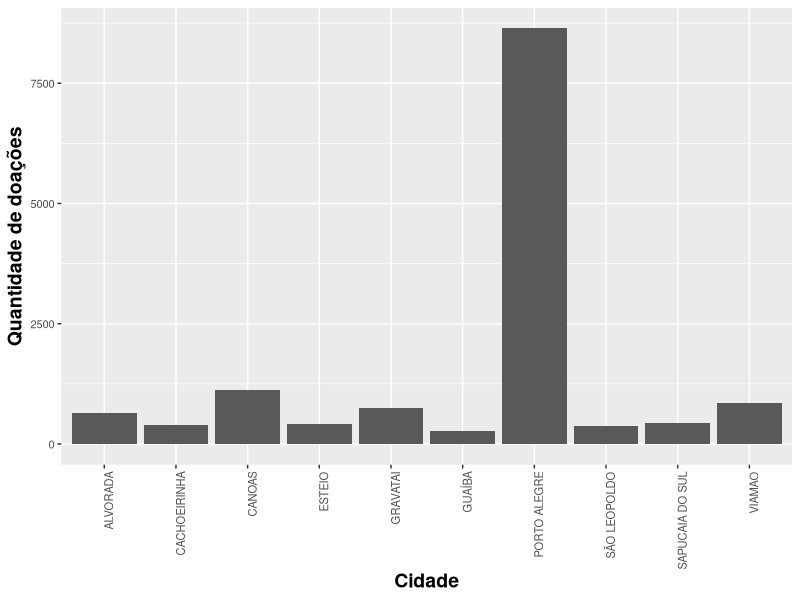
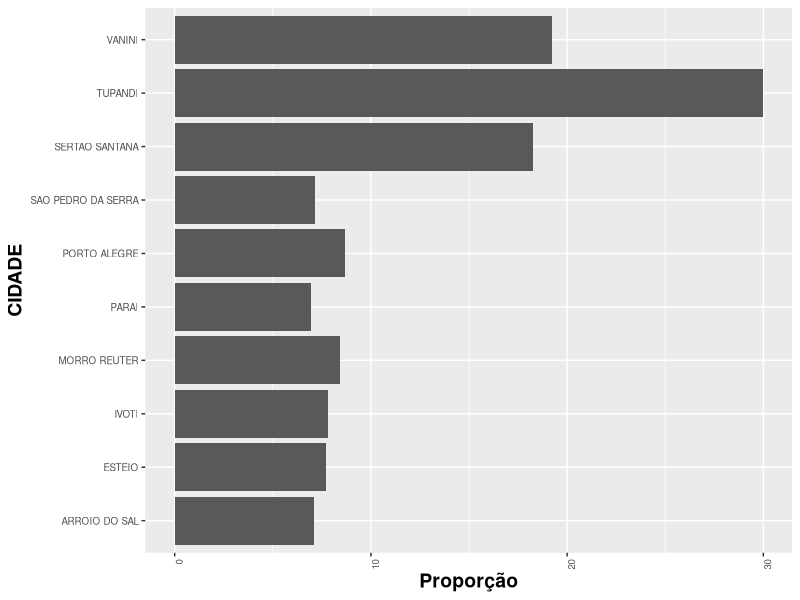
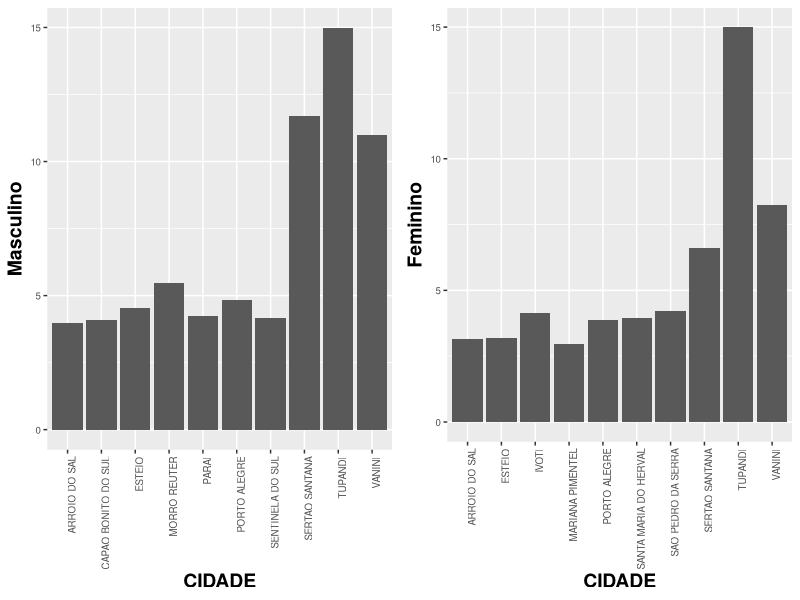
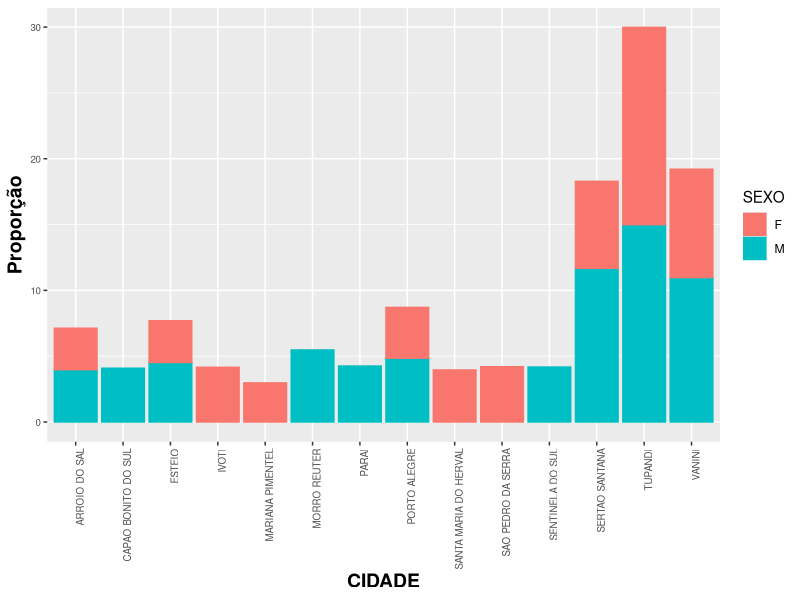
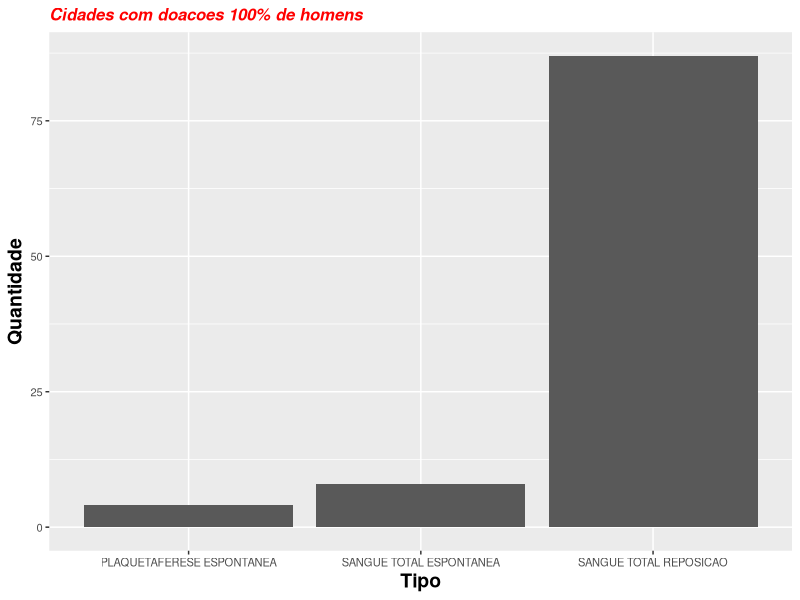
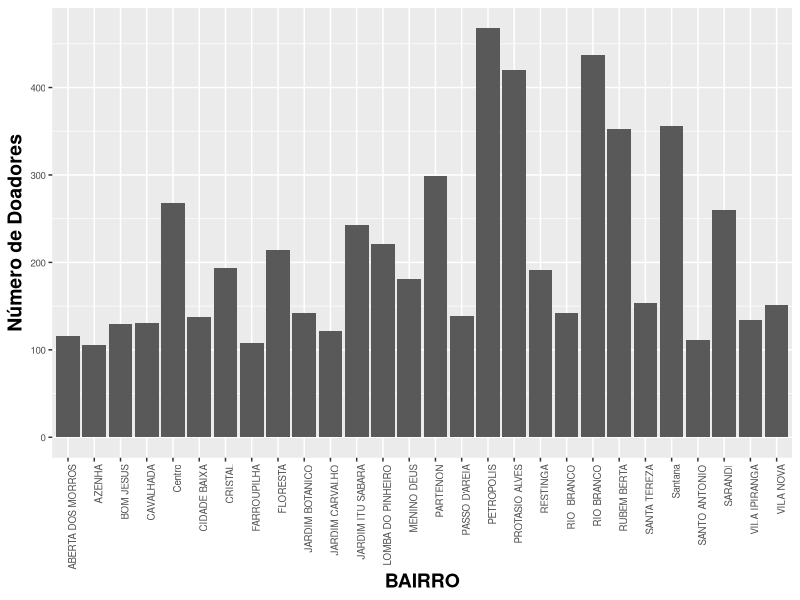
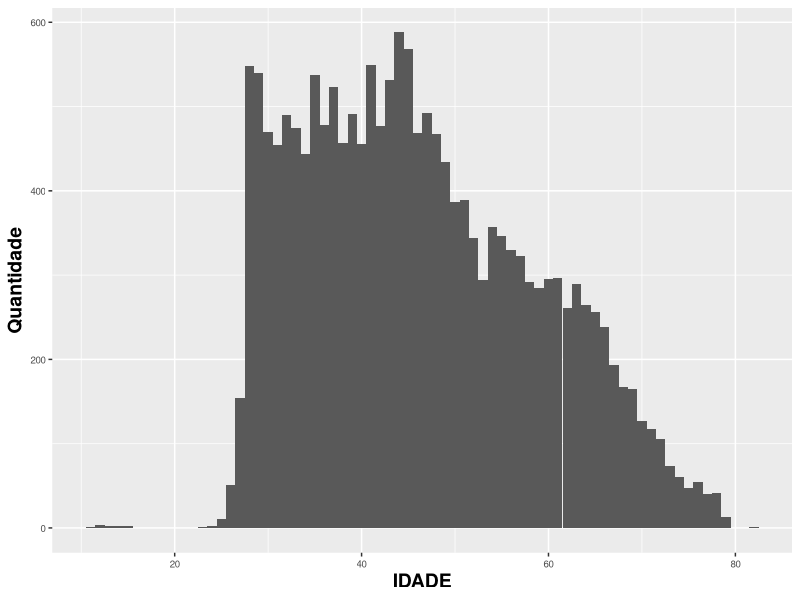
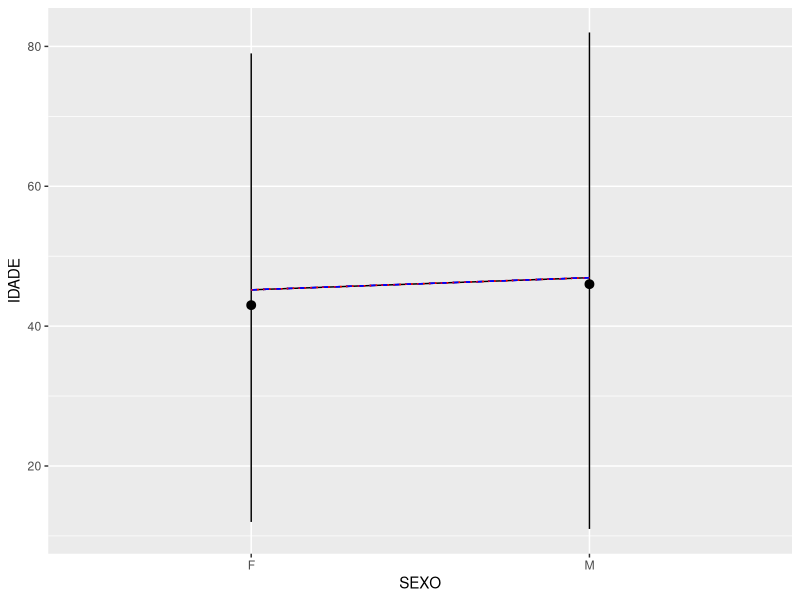

The R script that drew these images, in order:
## ---- chunk 1
library(tidyverse)
library(gridExtra)
library(readr)
library(stringr)
library(reshape2)
library(stringi)

#Setando Encoding
Sys.setlocale("LC_ALL", "pt_BR.UTF-8")
## ---- chunk 2
doacoes <- read.csv2(file = 'doacao-Table 1.csv')
transfusoes <- read.csv2(file = 'transfusao-Table 1.csv')
## ---- chunk 3
head(doacoes)
## ---- chunk 4
head(transfusoes)
## ---- chunk 5
doacoes <- subset(doacoes, select = -c(ID) )
transfusoes <- subset(transfusoes, select = -c(ID) )
## ---- chunk 6
head(doacoes)
## ---- chunk 7
head(transfusoes)
## ---- chunk 8
summary(doacoes)
## ---- chunk 9
cidades <- table(doacoes$CIDADE)
head(cidades)
## ---- chunk 10
length(cidades)
## ---- chunk 11
cidades <- as.data.frame(cidades)
colnames(cidades) <- c("Cidade", "Doacoes")
head(cidades)
## ---- chunk 12
order.donnations <- with(cidades, order(-Doacoes))
first_ten <- head(cidades[order.donnations,],  10)
first_ten
## ---- chunk 13
first_ten %>% 
  ggplot(mapping = aes(x = Cidade, y = Doacoes))+
  geom_col() +
  ylab("Quantidade de doações")+
  theme(axis.text=element_text(size=8),
        axis.text.x = element_text(angle = 90, hjust = 1),
        axis.title=element_text(size=14,face="bold"))

## ---- chunk 14
pop_cidades <- read.csv2(file = '20170831populacao-municipio-sexo-fx-2016.csv', sep = ";")
head(pop_cidades)
## ---- chunk 15
pop_cidades$MUNICIPIO <- str_to_upper(pop_cidades$MUNICIPIO)
doacoes$CIDADE <- str_to_upper(doacoes$CIDADE)

head(pop_cidades)
## ---- chunk 16
colnames(pop_cidades)[2]  <- "CIDADE"
head(pop_cidades)
## ---- chunk 17
aux <- doacoes %>%
  filter(str_detect(CIDADE,"SÃO"))

print(aux$CIDADE[1:2])

aux <- doacoes %>%
  filter(str_detect(CIDADE,"SAO"))

print(aux$CIDADE[1:2])

#Removendo acentua????o.
doacoes$CIDADE <- stri_trans_general(doacoes$CIDADE,"Latin-ASCII")

print("VALORES COM ACENTUAÇÃO")
doacoes %>%
  filter(str_detect(CIDADE,"SÃO")) %>%
  print()

print("VALORES SEM ACENTUAÇÃO")
doacoes %>%
  filter(str_detect(CIDADE,"SAO")) %>%
  head() %>%
  print()

pop_cidades$CIDADE <- stri_trans_general(pop_cidades$CIDADE,"Latin-ASCII")

pop_cidades %>%
  filter(str_detect(CIDADE,"GRAV")) %>%
  head() %>%
  print()

## ---- chunk 18
doacoes <- doacoes %>%
  left_join(pop_cidades, by = "CIDADE") 

head(doacoes)
## ---- chunk 19
doacoes$CIDADE <- factor(doacoes$CIDADE)

group_cidade <- group_by(doacoes, CIDADE, TOTAL, TOTAL_H, TOTAL_M)%>%
  summarise(DOACOES=n()) %>%
  arrange(-DOACOES)

group_cidade$PROPORCAO <- group_cidade$DOACOES/group_cidade$TOTAL

group_cidade <- group_cidade %>% 
  arrange(-PROPORCAO)

## ---- chunk 20
group_cidade %>% 
  head(n = 10) %>%
  ggplot(mapping = aes(x = CIDADE, y = PROPORCAO))+
  geom_bar(stat = "identity")+
  ylab("Proporção")+
  coord_flip()+
  theme(axis.text=element_text(size=7),
        axis.text.x = element_text(angle = 90, hjust = 1),
        axis.title=element_text(size=14,face="bold"))
## ---- chunk 21

# Começamos agrupando o nosso dataset por sexo.
group_cidade_sexo <- group_by(doacoes, CIDADE, TOTAL, TOTAL_H, TOTAL_M, SEXO)%>%
  summarise(DOACOES=n())

group_cidade_sexo$PROPORCAO <- group_cidade_sexo$DOACOES/group_cidade_sexo$TOTAL

#Ok, agora precisamos separar mulheres e homens já aproveitando para remover dados incompletos.
group_cidade_homens <- subset(group_cidade_sexo, SEXO == 'M')
group_cidade_homens <- group_cidade_homens[complete.cases(group_cidade_homens[,1:7]),]

group_cidade_mulheres <- subset(group_cidade_sexo, SEXO == 'F')
group_cidade_mulheres <- group_cidade_mulheres[complete.cases(group_cidade_mulheres[,1:7]),]

#Agora vamos filtrar somente as 10 cidades com maiores proporções de doação para cada sexo.
group_cidade_homens <- group_cidade_homens %>%
  arrange(-PROPORCAO) %>%
  head(n=10)

group_cidade_mulheres <- group_cidade_mulheres %>%
  arrange(-PROPORCAO) %>%
  head(n=10)

#Pronto, agora vamos agrupar novamente os dados para então plotarmos esses valores.
group_cidade_sexo <- union(group_cidade_homens, group_cidade_mulheres)

head(group_cidade_sexo)
## ---- chunk 22

plot_m <- group_cidade_sexo %>%
  subset(SEXO == 'M') %>%
  ggplot(mapping = aes(x = CIDADE, y = PROPORCAO))+
  geom_bar(stat = "identity")+
  ylab("Masculino")+
  theme(axis.text=element_text(size=7),
        axis.text.x = element_text(angle = 90, hjust = 1),
        axis.title=element_text(size=14,face="bold"))

plot_f <- group_cidade_sexo %>%
  subset(SEXO == 'F') %>%
  ggplot(mapping = aes(x = CIDADE, y = PROPORCAO))+
  geom_bar(stat = "identity")+
  ylab("Feminino")+
  theme(axis.text=element_text(size=7),
        axis.text.x = element_text(angle = 90, hjust = 1),
        axis.title=element_text(size=14,face="bold"))


grid.arrange(plot_m, plot_f, ncol = 2)
## ---- chunk 23
group_cidade_sexo %>%
  subset(CIDADE %in% group_cidade_sexo$CIDADE) %>%
  ggplot(mapping = aes(x = CIDADE, y = PROPORCAO, color= SEXO, fill=SEXO))+
  geom_bar(stat = "identity")+
  ylab("Proporção")+
  theme(axis.text=element_text(size=7),
        axis.text.x = element_text(angle = 90, hjust = 1),
        axis.title=element_text(size=14,face="bold"))  
## ---- chunk 24
nomes <- c("CAPAO BONITO DO SUL", "MORRO REUTER", "PARAI", "SENTINELA DO SUL")

doacoes %>%
  filter(CIDADE %in% nomes) %>%
  ggplot(mapping = aes(x = TIPO))+
  geom_bar()+
  labs(title="Cidades com doacoes 100% de homens")+
  ylab("Quantidade")+
  xlab("Tipo")+
  theme(axis.text=element_text(size=8),
        plot.title = element_text(color="red", size=12, face="bold.italic"),
        axis.title=element_text(size=14,face="bold")) 
## ---- chunk 25
poa_df <- subset(doacoes, doacoes$CIDADE == 'PORTO ALEGRE')

print('Sumário por bairros.')
summary(poa_df$BAIRRO)
## ---- chunk 26
poa_bairros_df <- poa_df[ poa_df$BAIRRO %in%  names(table(poa_df$BAIRRO))[table(poa_df$BAIRRO) > 100] , ]

poa_bairros_df %>% 
  ggplot(mapping = aes(x = BAIRRO))+
  geom_bar() +
  ylab("Número de Doadores")+
  theme(axis.text=element_text(size=7),
        axis.text.x = element_text(angle = 90, hjust = 1),
        axis.title=element_text(size=14,face="bold"))
## ---- chunk 27
calc_idade <- function(data_str) {
  data_nasc <- as.Date(as.character(data_str), format="%Y-%m-%d %H:%M:%S")
  years <- as.numeric(difftime(Sys.Date(), data_nasc, unit="weeks"))/52.25
  return(as.numeric(round(years)))
}
## ---- chunk 28
doacoes$IDADE <- sapply(doacoes$NASCIMENTO, calc_idade)
summary(doacoes$IDADE)
## ---- chunk 29
doacoes %>% 
  ggplot(mapping = aes(x = IDADE))+
  geom_histogram(binwidth = 1)+
  ylab("Quantidade")+
  theme(axis.text=element_text(size=7),
        axis.title=element_text(size=14,face="bold"))
## ---- chunk 30
ggplot(data = doacoes, mapping = aes(x = SEXO, y = IDADE, group = 1))+
  stat_summary(fun.ymin = min, fun.ymax = max, fun.y = median)+
  geom_line(stat = 'summary', fun.y = mean)+
  geom_line(stat = 'summary', fun.y = quantile, fun.args = list(probs = .1),
            linetype = 2, color =  'blue')+
  geom_line(stat = 'summary', fun.y = quantile, fun.args = list(probs = .75),
            linetype = 3, color =  'red')+
  geom_line(stat = 'summary', fun.y = quantile, fun.args = list(probs = .9),
            linetype = 2, color =  'blue')+
  geom_line(stat = 'summary', fun.y = quantile, fun.args = list(probs = .25),
            linetype = 3, color =  'red')
## ---- chunk 31
doacoes %>% 
  ggplot(mapping = aes(x = IDADE))+
  geom_histogram(binwidth = 1)+
  ylab("Quantidade")+
  theme(axis.text=element_text(size=7),
        axis.title=element_text(size=14,face="bold"))+
  facet_wrap( ~ SEXO, ncol = 2)
## ---- chunk 32
doacoes %>% 
  subset(CIDADE == 'PORTO ALEGRE') %>%
  ggplot(mapping = aes(x = IDADE))+
  geom_histogram(binwidth = 1)+
  ylab("Quantidade")+
  theme(axis.text=element_text(size=7),
        axis.title=element_text(size=14,face="bold"))+
  facet_wrap( ~ SEXO, ncol = 2)
## ---- chunk 33
doacoes[ doacoes$CIDADE %in%  names(table(doacoes$CIDADE))[table(doacoes$CIDADE) > 250] , ] %>% 
  subset(CIDADE != 'PORTO ALEGRE') %>%
  ggplot(mapping = aes(x = IDADE))+
  geom_histogram(binwidth = 1)+
  ylab("Quantidade")+
  theme(axis.text=element_text(size=7),
        axis.title=element_text(size=14,face="bold"))+
  facet_wrap( ~CIDADE, ncol = 2)
